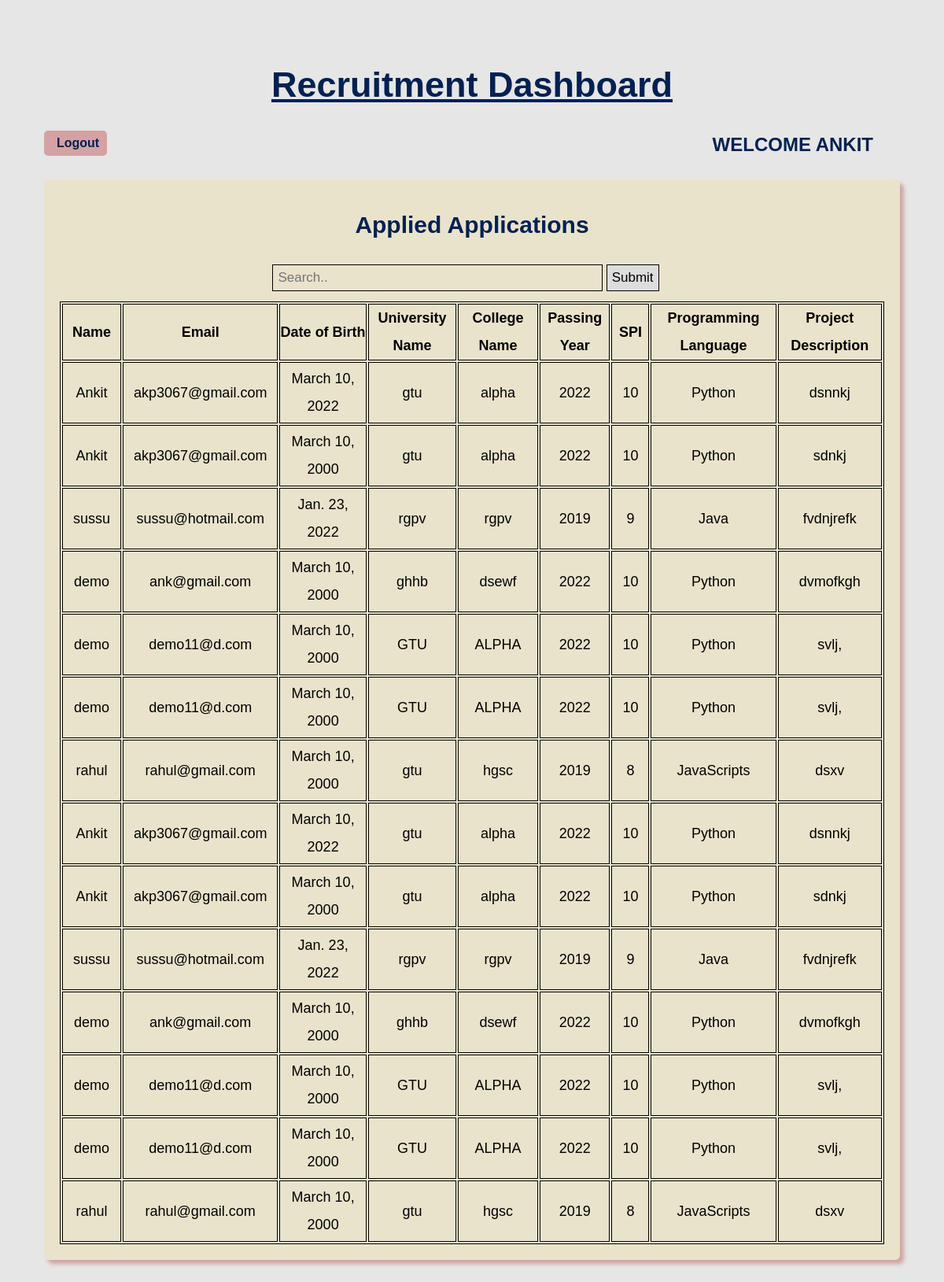
The page /dash/ (signed in) on the database its author committed.
### app1/models.py (models this page shows)
class signUp(models.Model):
    name = models.CharField(max_length=30, default='')
    email = models.EmailField(default='')
    address = models.CharField(max_length=100, default='')
    number = models.PositiveIntegerField(default='')
    password = models.CharField(default='', max_length=15)
    isStu = models.BooleanField(default=True)
    def __str__(self):
        return self.name

class studentData(models.Model):
    name = models.CharField(max_length=30, default='')
    email = models.EmailField(default='')
    city = models.CharField(default='', max_length=30)
    dob = models.DateField()
    uname = models.CharField(max_length=30)
    cname = models.CharField(max_length=30)
    pyear = models.PositiveIntegerField(default='')
    spi = models.PositiveIntegerField(default='')
    pl = models.CharField(max_length=30)
    description = models.CharField(default='', max_length=30)
    def __str__(self):
        return self.name

### app1/views.py (the view, shortened to what this page needs)
# urls.py: path('dash/', views.dashboard, name='DASHBOARD'),
def dashboard(request):
    if 'email' in request.session:
        name = signUp.objects.get(email = request.session['email'])
        student = name.isStu
        print(f"{name} is {student}")
        print(type(student))
        details = studentData.objects.all()
        print("Inside search module")
        s = request.GET.get('search')
        print(s)
        if s:
            q = studentData.objects.filter(Q(name__icontains = s) | Q(email__icontains = s) | Q(city__icontains = s) | Q(dob__icontains = s) | Q(uname__icontains = s) | Q(cname__icontains = s) | Q(pyear__icontains = s) | Q(spi__icontains = s) | Q(pl__icontains = s) | Q(description__icontains = s))
        else:
            q = details
        print(q)
        return render(request,'dashboard.html', {'name': name, 'student': student, 'details': details, 's':q})
    return redirect('app1:LOGIN1')

### app1/templates/dashboard.html (shortened to what this page needs)
<!DOCTYPE html>
<html lang="en">
<head>
</head>
<body>
    <div class="container">
        <div class="dash">
            {% if student == True %}
            <h4>Student Dashboard</h4>
            {% else %}
            <h4>Recruitment Dashboard</h4>
            {% endif %}
        </div>
        <div class="top">
            <div class="logout">
                <a href="{% url 'app1:LOGOUT' %} " class="logout">
                    Logout
                </a>
            </div>
            <div class="name">
                Welcome {{name}}
            </div>
        </div>
        {% if student == True %}
        <div class="data">
            <h2>Application Form</h2>
            <form method="POST">
                {% csrf_token %}
                <div class="row">
                    <input class="type-1" type="text" name="name" placeholder="Name">
                    <input class="type-1" type="text" name="email" placeholder="Email">
                    <input class="type-1" type="text" name="city" placeholder="City">
                </div>
                <div class="row">
                    <input class="type-1" type="date" name="dob" placeholder="Date of birth">
                    <input class="type-1" type="text" name="uname" placeholder="University Name">
                    <input class="type-1" type="text" name="cname" placeholder="College Name">
                </div>
                <div class="row">
                    <input class="type-1" type="number" name="pyear" placeholder="Pass out Year">
                    <input class="type-1" type="number" name="spi" placeholder="Total SPI">
                    <select class="type-1" name="pl" required="required">
                        <option value="" disabled selected hidden>Select Programming Language</option>
                        <option value="Python">Python</option>
                        <option value="Java">Java</option>
                        <option value="JavaScripts">JavaScripts</option>
                        <option value="Kotlin">Kotlin</option>
                        <option value="PHP">PHP</option>
                        <option value="Ruby">Ruby</option>
                    </select>
                </div>
                <textarea name="description" cols="30" rows="10"
                    placeholder="Write Project Description here"></textarea>
                <input class="type-2" type="submit" name="submit" value="Submit">
            </form>
        </div>
        {% else %}
        <div class="data">
            <div class="column">
                <h2>Applied Applications</h2>
                <div class="search-container">
                    <form method="GET">
                        <input class="search" type="text" placeholder="Search.." name="search">
                        <button type="submit">Submit</button>
                    </form>
                </div>
                <table>
                    <tr>
                        <th>Name</th>
                        <th>Email</th>
                        <th>Date of Birth</th>
                        <th>University Name</th>
                        <th>College Name</th>
                        <th>Passing Year</th>
                        <th>SPI</th>
                        <th>Programming Language</th>
                        <th>Project Description</th>
                    </tr>
                    {% for i in s %}
                    <tr>
                        <td>
                            {{i.name}}
                        </td>
                        <td>
                            {{i.email}}
                        </td>
                        <td>
                            {{i.dob}}
                        </td>
                        <td>
                            {{i.uname}}
                        </td>
                        <td>
                            {{i.cname}}
                        </td>
                        <td>
                            {{i.pyear}}
                        </td>
                        <td>
                            {{i.spi}}
                        </td>
                        <td>
                            {{i.pl}}
                        </td>
                        <td>
                            {{i.description}}
                        </td>
                    </tr>
                    {% endfor %}
                    {% for i in details %}
                    <tr>
                        <td>
                            {{i.name}}
                        </td>
                        <td>
                            {{i.email}}
                        </td>
                        <td>
                            {{i.dob}}
                        </td>
                        <td>
                            {{i.uname}}
                        </td>
                        <td>
                            {{i.cname}}
                        </td>
                        <td>
                            {{i.pyear}}
                        </td>
                        <td>
                            {{i.spi}}
                        </td>
                        <td>
                            {{i.pl}}
                        </td>
                        <td>
                            {{i.description}}
                        </td>
                    </tr>
                    {% endfor %}
                </table>
            </div>
        </div>
        {% endif %}
    </div>
</body>
</html>

### app1/templates/dashboard.html (style rules this page uses)
* { margin: 0; padding: 0; box-sizing: border-box; }
body { font-family: 'Gill Sans', 'Gill Sans MT', Calibri, 'Trebuchet MS', sans-serif; margin: 0 auto; padding: 0; color: #000; font-size: 18px; line-height: 35px; background-color: #e6e6e6; }
.container { margin: 30px; padding: 26px; }
.dash { text-align: center; margin: 13px; padding: 21px }
.dash h4 { font-size: 45px; color: #002153; text-decoration: underline; font-weight: 900; }
.top { display: flex; flex-direction: row; text-decoration: uppercase; margin: 20px 0; }
.logout a { display: block; width: 80px; height: 18px; background: #D4A2A2; padding: 14px; text-align: center; border-radius: 5px; color: #002153; font-weight: 900; font-size: 16px; line-height: 0px; text-decoration: none; border: 2px solid transparent; transition: all 0.5s ease; }
.top .name { color: #002153; font-family: sans-serif; font-weight: 650; font-size: 24px; position: absolute; right: 30px; margin: 0 50px; padding: 0 10px; text-transform: uppercase; }
h2 { color: #002153; font-size: 30px; margin: 10px 0; margin-top: 20px; margin-bottom: 20px; }
.data { border-radius: 6px; background-color: #e9e3cb; padding: 10px; text-align: center; box-shadow: 5px 5px 5px #D4A2A2; margin: 30px 0; }
.column { width: 100%; padding: 10px; height: auto; }
table { width: 100%; }
table, th, td { border: 0.5px solid black; }
td { transition: all 0.5s ease; padding: 3px 13px; cursor: pointer; }
.search { padding: 6px; margin: 13px 0; font-size: 17px; border: none; width: 40%; background-color: transparent; border: 1px solid #000; }
.search-container button { border: 1px solid #000; padding: 6px; margin-top: 8px; margin-right: 16px; background: #ddd; font-size: 17px; cursor: pointer; }

### rows shown on the page
signUp: name "ANKIT"
studentData: name "Ankit", email "akp3067@gmail.com", dob "March 10, 2022", uname "gtu", cname "alpha", pyear "2022", spi "10", pl "Python", description "dsnnkj"
studentData: name "Ankit", email "akp3067@gmail.com", dob "March 10, 2000", uname "gtu", cname "alpha", pyear "2022", spi "10", pl "Python", description "sdnkj"
studentData: name "sussu", email "sussu@hotmail.com", dob "Jan. 23, 2022", uname "rgpv", cname "rgpv", pyear "2019", spi "9", pl "Java", description "fvdnjrefk"
studentData: name "demo", email "ank@gmail.com", dob "March 10, 2000", uname "ghhb", cname "dsewf", pyear "2022", spi "10", pl "Python", description "dvmofkgh"
studentData: name "demo", email "demo11@d.com", dob "March 10, 2000", uname "GTU", cname "ALPHA", pyear "2022", spi "10", pl "Python", description "svlj,"
studentData: name "demo", email "demo11@d.com", dob "March 10, 2000", uname "GTU", cname "ALPHA", pyear "2022", spi "10", pl "Python", description "svlj,"
studentData: name "rahul", email "rahul@gmail.com", dob "March 10, 2000", uname "gtu", cname "hgsc", pyear "2019", spi "8", pl "JavaScripts", description "dsxv"
